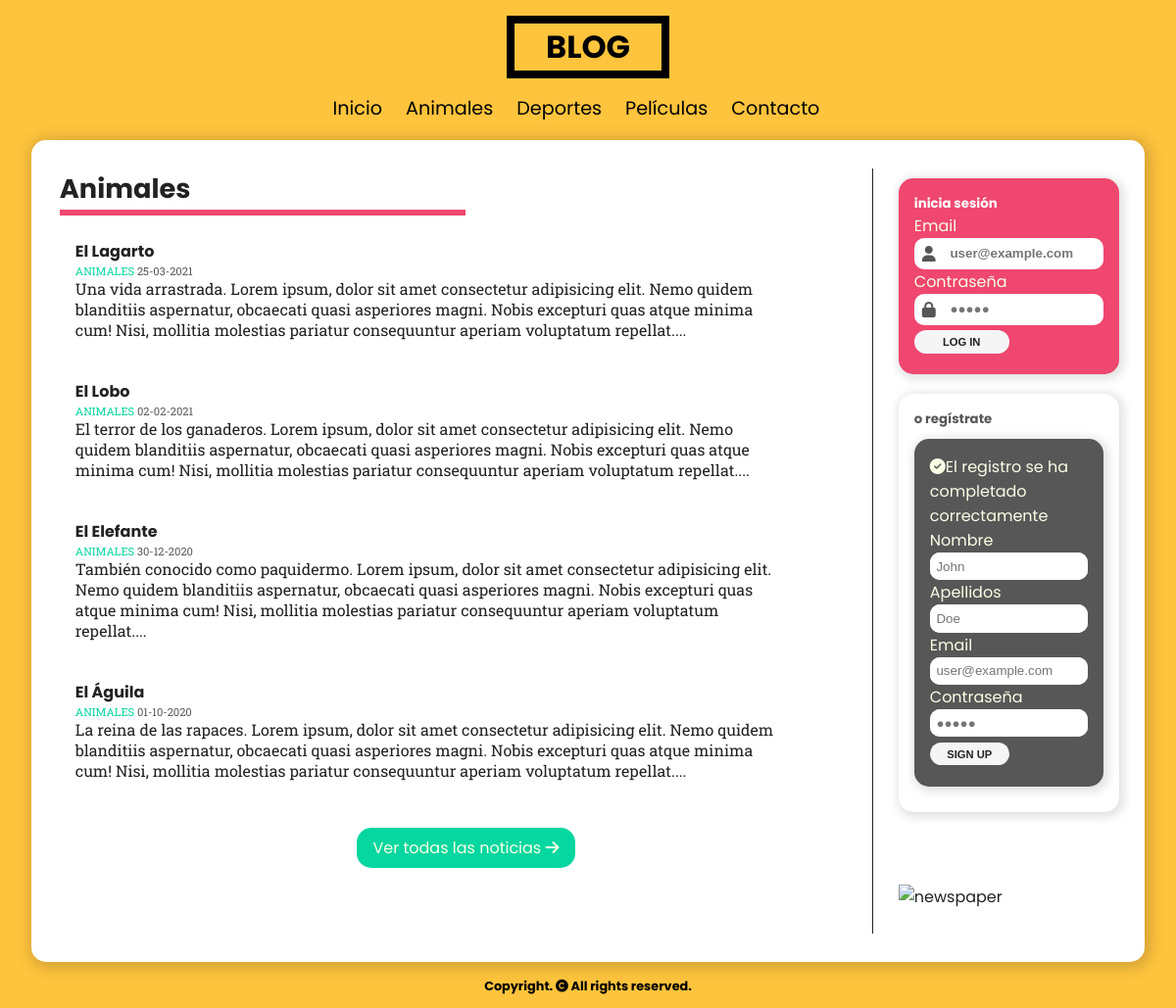
Screenshot of /category.php?id=1 (signed in) with the database file from the repository.
### tables this page shows
CREATE TABLE categories (
    id int NOT NULL AUTO_INCREMENT PRIMARY KEY,
    name varchar(100) NOT NULL UNIQUE
);

CREATE TABLE entries(
    id int AUTO_INCREMENT NOT NULL PRIMARY KEY,
    user_id int NOT NULL,
    category_id int NOT NULL,
    title varchar(50) NOT NULL,
    description mediumtext,
    entry_date date NOT NULL,
    CONSTRAINT fk_entry_user FOREIGN KEY (user_id) REFERENCES users (id),
    CONSTRAINT fk_entry_category FOREIGN KEY (category_id) REFERENCES categories (id)
);

### includes/helpers.php (called while the page is built, shortened)
<?php
function getCategories($con)
{
    $sql = "SELECT * FROM categories;";
    $stmt = mysqli_query($con, $sql);
    $result = false;
    if ($stmt && mysqli_num_rows($stmt) > 1) {
        $result = $stmt;
    }
    return $result;
}
function getCategoryName($con, int $id)
{
    $sql = "SELECT name
            FROM categories
            WHERE id = $id;";
    $stmt = mysqli_query($con, $sql);
    $result = false;
    if (mysqli_num_rows($stmt) == 1) {
        $result = mysqli_fetch_assoc($stmt);
        $result = $result['name'];
    }
    return $result;
}
function getEntries($con, $limit = null, $category = null)
{
    $sql = "SELECT entries.*,
            UPPER(categories.name) AS category_name,
            DATE_FORMAT(entries.entry_date, '%d-%m-%Y') AS entry_date
            FROM entries
                INNER JOIN categories ON entries.category_id = categories.id ";
    if (isset($category)) {
        $sql .= "WHERE entries.category_id = $category ";
    }
    $sql .= "ORDER BY entries.entry_date DESC ";
    if (isset($limit)) {
        $sql .= "LIMIT $limit;";
    }
    $stmt = mysqli_query($con, $sql);
    $result = false;
    if ($stmt && mysqli_num_rows($stmt) >= 1) {
        $result = $stmt;
    }
    return $result;
}

### category.php (the view, shortened to what this page needs)
<?php
require_once('includes/header.php');
if (isset($_GET['id']) && sanitizeNum($con, $_GET['id'])) {
  $category_id = (int) $_GET['id'];
  $category_name = getCategoryName($con, $category_id);
} else {
  header('Location: index.php');
}
?>
<main>
  <section class="news">
    <h3><?= $category_name ?></h3>
    <hr class="main-hr" />
    <?php
    if (getEntries($con, null, $category_id)) : ?>
      <div class="last-entries" id="lastEntries">
        <?php
        if ($entries = getEntries($con, 4, $category_id)) :
          while ($entry = mysqli_fetch_assoc($entries)) :
        ?>
            <a href="entry.php?id=<?= $entry['id'] ?>">
              <article>
                <h4 class="news-title"><?= $entry['title'] ?></h4>
                <p class="news-category"><?= $entry['category_name'] ?> <span class="news-date"><?= $entry['entry_date'] ?></span></p>
                <p class="news-body">
                  <?= substr($entry['description'], 0, 350) . '...' ?>
                </p>
              </article>
            </a>
        <?php
          endwhile;
        endif;
        ?>
      </div>
      <div>
        <a href="#" class="btn" id="getAllEntries">Ver todas las noticias <i class="fas fa-arrow-right"></i></a>
      </div>
    <?php else : ?>
      <p>Nada que ver por aquí...</p>
    <?php endif; ?>
  </section>
  <?php
  require_once('includes/aside.php')
  ?>
</main>
<?php
require_once('includes/footer.php')
?>

### includes/header.php (shortened to what this page needs)
<?php
require_once('connect.php');
require_once('helpers.php');
?>
<!DOCTYPE html>
<html lang="es">
<head>
  <link rel="stylesheet" href="assets/css/style.css" />
</head>
<body>
  <header>
    <h1>BLOG</h1>
  </header>
  <nav>
    <ul class="ul-nav">
      <li class="li-nav"><a href="index.php">Inicio</a></li>
      <?php if ($categories = getCategories($con)) :
        while ($category = mysqli_fetch_assoc($categories)) : ?>
          <li class="li-nav"><a href="category.php?id=<?= $category['id']; ?>"><?= $category['name']; ?></a></li>
      <?php
        endwhile;
      endif;
      ?>
      <li class="li-nav"><a href="#">Contacto</a></li>
    </ul>
  </nav>

### assets/css/style.css (style rules this page uses)
:root { --f-poppins: "Poppins", sans-serif; --f-robotoslab: "Roboto Slab", serif; --c-pink: #ef476f; --c-yellow: #ffc43d; --c-greenaqua: #06d6a0; --c-darkgray: rgb(34, 34, 34); --c-gray: rgb(87, 87, 87); }
* { margin: 0; padding: 0; box-sizing: border-box; scroll-behavior: smooth; }
body { font-family: var(--f-poppins); background-color: var(--c-yellow); height: 100%; min-height: 100%; }
header { display: flex; justify-content: center; margin: 1em; }
header h1 { margin: 0 auto; display: inline; text-align: center; padding: 0 1em; border: 8px solid #000; }
nav .ul-nav { list-style: none; display: flex; flex-flow: row wrap; align-items: center; justify-content: center; }
nav .li-nav { margin-right: 1.5em; }
nav .li-nav a { color: #000; font-size: 1.2em; text-decoration: none; transition: all 0.5s; }
nav .li-nav a:after { content: ""; width: 0px; height: 2px; display: block; background: black; transition: 300ms; }
main { position: relative; background-color: #fff; color: var(--c-darkgray); display: grid; margin: 1em 2em; padding: 1.8em 0 1.8em 1.8em; border-radius: 15px; grid-template-columns: 75% 25%; box-shadow: 2px 2px 15px 3px #22222238; }
main h3 { font-size: 1.7em; }
section { border-right: 1px solid var(--c-darkgray); }
section .main-hr { background: var(--c-pink); border: none; width: 50%; height: 6px; }
section article { cursor: pointer; transition: all 0.5s; padding: 1em; margin-right: 5em; margin-top: 0.5em; }
section a { color: var(--c-darkgray); text-decoration: none; }
section article .news-category { font-size: 0.7em; color: var(--c-greenaqua); font-family: var(--f-robotoslab); }
section article .news-date { color: var(--c-gray); }
section article .news-body { font-family: var(--f-robotoslab); }
section .btn { font-size: 1em; cursor: pointer; font-family: var(--f-poppins); border: none; width: fit-content; display: block; margin: 2em auto; background-color: var(--c-greenaqua); color: #f8ffe5; padding: 0.5em 1em; text-decoration: none; border-radius: 15px; transition: all 0.5s; }

### rows the page displays
categories: name "Animales"
categories: name "Deportes"
categories: name "Películas"
entries: title "El Lagarto", category_name "ANIMALES", entry_date "25-03-2021", description "Una vida arrastrada. Lorem ipsum, dolor sit amet consectetur adipisicing elit. Nemo quidem blanditiis aspernatur, obcaecati quasi asperiores magni. Nobis excepturi quas atque minima cum! Nisi, mollitia molestias pariatur consequuntur aperiam voluptatum repellat."
entries: title "El Lobo", category_name "ANIMALES", entry_date "02-02-2021", description "El terror de los ganaderos. Lorem ipsum, dolor sit amet consectetur adipisicing elit. Nemo quidem blanditiis aspernatur, obcaecati quasi asperiores magni. Nobis excepturi quas atque minima cum! Nisi, mollitia molestias pariatur consequuntur aperiam voluptatum repellat."
entries: title "El Elefante", category_name "ANIMALES", entry_date "30-12-2020", description "También conocido como paquidermo. Lorem ipsum, dolor sit amet consectetur adipisicing elit. Nemo quidem blanditiis aspernatur, obcaecati quasi asperiores magni. Nobis excepturi quas atque minima cum! Nisi, mollitia molestias pariatur consequuntur aperiam voluptatum repellat."
entries: title "El Águila", category_name "ANIMALES", entry_date "01-10-2020", description "La reina de las rapaces. Lorem ipsum, dolor sit amet consectetur adipisicing elit. Nemo quidem blanditiis aspernatur, obcaecati quasi asperiores magni. Nobis excepturi quas atque minima cum! Nisi, mollitia molestias pariatur consequuntur aperiam voluptatum repellat."

### other values shown
$_SESSION['signup'] "El registro se ha completado correctamente"
